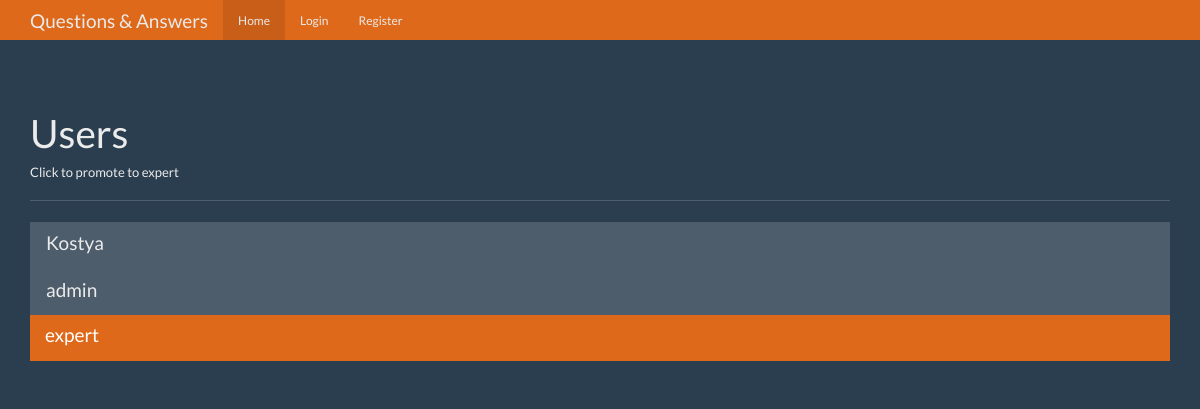
/users, run on an earlier commit of the app's database.
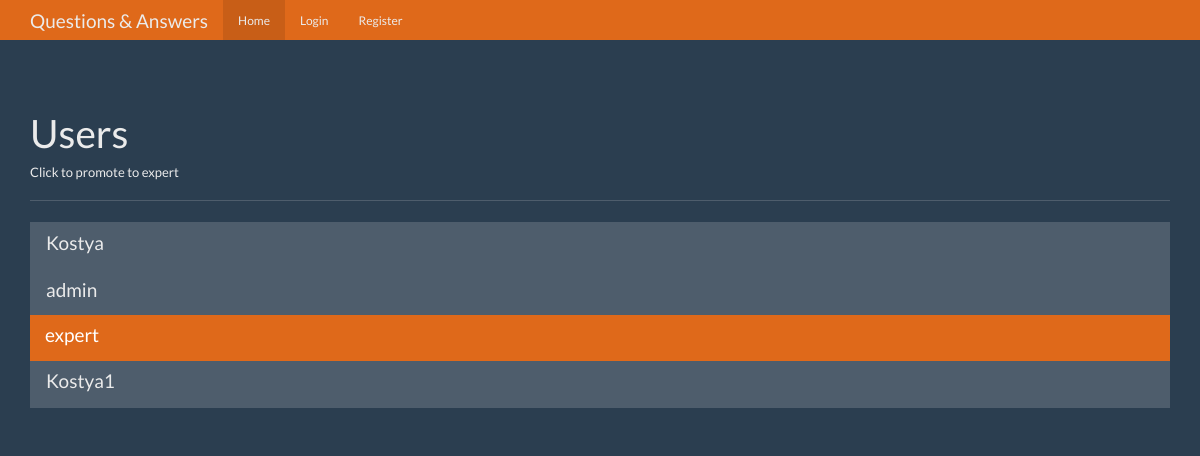
And on a later commit of the database.
### tables this page shows
CREATE TABLE users (
    id integer primary key autoincrement,
    name text not null,
    password text not null,
    expert boolean not null,
    admin boolean not null
);

### app.py (the view)
@app.route('/users')
def users():
    user = get_current_user()
    db = get_db()
    users_cur = db.execute("select id, name, admin, expert from users")
    users_result = users_cur.fetchall()
    return render_template('users.html', user=user, users=users_result)

### app.py (called while the page is built)
def get_current_user():
    user_result = None
    if "user" in session:
        user = session["user"]
        db = get_db()
        user_cur = db.execute("select id, name, password, expert, admin from users where name =?", [user])
        user_result = user_cur.fetchone()
    return user_result

### database.py (called while the page is built)
def connect_db():
    sql = sqlite3.connect('questions_answer.db')
    sql.row_factory = sqlite3.Row
    return sql

def get_db():
    if not hasattr(g, 'sqlite_db'):
        g.sqlite_db = connect_db()
    return g.sqlite_db

### templates/users.html (shortened to what this page needs)
<!DOCTYPE html>
<html lang="en">
  <head>
    <link href="{{ url_for('static', filename='bootstrap.min.css') }}" rel="stylesheet">
    <link href="{{ url_for('static', filename='theme.css') }}" rel="stylesheet">
  </head>
  <body>
    <nav class="navbar navbar-inverse navbar-fixed-top">
      <div class="container">
        <div class="navbar-header">
          <a class="navbar-brand" href="#">Questions & Answers</a>
        </div>
        <div id="navbar" class="navbar-collapse collapse">
          <ul class="nav navbar-nav">
            <li class="active"><a href="{{ url_for("index") }}">Home</a></li>
              {% if not user %}
                <li><a href="{{ url_for("login") }}">Login</a></li>
                <li><a href="{{ url_for("logout") }}">Register</a></li>
              {% endif %}
          </ul>
        </div>
      </div>
    </nav>
    <div class="container theme-showcase" role="main">
      <div class="page-header">
        <h1>Users</h1>
        <h6>Click to promote to expert</h6>
      </div>
      <div class="row">
        <div class="col-lg-12">
          <div class="list-group">
              {% for user in users %}
                  <a href="{{ url_for("promote", user_id=user["id"]) }}" class="list-group-item {% if user["expert"] == 1 %} active {% endif %}">
                    <h4 class="list-group-item-heading">{{ user["name"] }}</h4>
                  </a>
              {% endfor %}
          </div>
        </div>
      </div>
    </div>
  </body>
</html>

### static/theme.css (style rules this page uses)
body { padding-top: 70px; padding-bottom: 30px; }

What changed in the data, as far as the page shows it:
added users: name "Kostya1"
